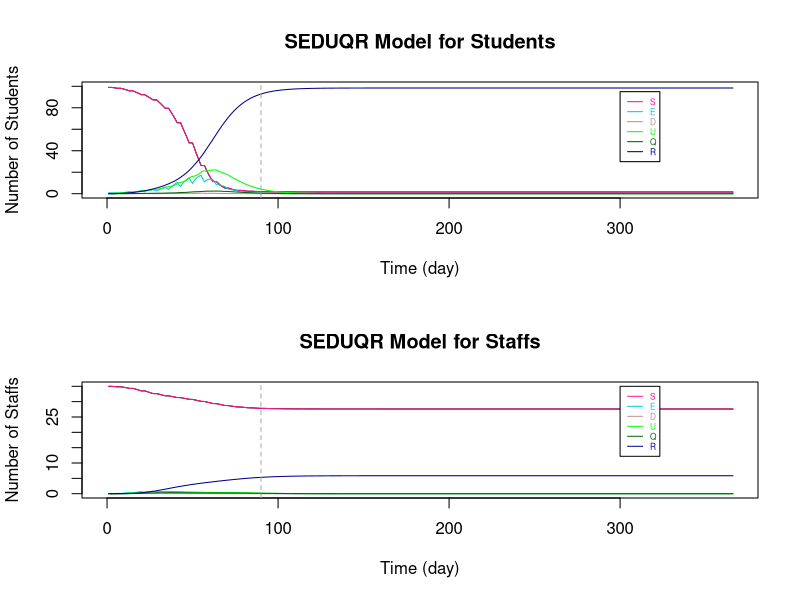

Source code (R):
###################################################################################################################

# Parameters
Ta = matrix(c(0.64,1), nrow = 2) # transmissibility of student and staff
Ca = matrix(c(0.79,1), nrow = 1)  # susceptibility of student and staff
tau = c(0.54, 0.54/2)  # individual transmission rate within and outside the bubble
# set p: the transmission rate: 
p1 = Ta %*% Ca
# p = (student-student same bubble, student-student different, staff-student, student-staff, staff-staff both teaching same or different bubbles)
p = c(p1[1,1]*tau[1], p1[1,1]*tau[2], p1[2,1]*tau[2], p1[1,2]*tau[2], p1[2,2]*tau[2]) #RHO

a = 0.2  # ALPHA: rate from latent to infection
d = c(0.1,0.3) # d:probability of an infection is detectable/symptomatic for student and staff
e = 0.1656 # EPSILON: the relative transmission for undetectable compared to detectable
o = 0.75  # THETA: rate of getting quanrantined 
y = 0.1 # GAMMA:recovery rate (differ by age and compartments)

r.values = c(9,3,10,3,3)  # r:contact r people (should be changing with time), in the same order as p (RHO)

T = 366
N = 10 # student number in each bubble


###################################################################################################################

# Define dataframe - students bubbles 1-10 and total staff
# Define array 
B <- matrix(rep(0), T, 7)
A <- array(rep(B), dim = c(T, 7, 11))

A[,1,] <- 10 #  S
A[,7,] <- 10 #  N
A[,1,11] <- 30  # 30 staffs are S initially
A[,7,11] <- 55 #  55 staffs in total (20 of them work from home)
A[1,,1] <- c(9,1,0,0,0,0,10)   # initials

dimnames(A) <- list(1:T, c("S","E","D","U","Q","R","N"), c(sprintf("B%d", 1:10),"Staff"))  # name the array

head(A)
da_epsilon2 <- as.data.frame(A)

###################################################################################################################

# Set initials
S <- matrix(rep(0), T+1, 10)
E <- matrix(rep(0), T+1, 10)
D <- matrix(rep(0), T+1, 10)
U <- matrix(rep(0), T+1, 10)
Q <- matrix(rep(0), T+1, 10)
R <- matrix(rep(0), T+1, 10)
r <- matrix(rep(0), T+1, 10)

S.Staff=S1=S2=S3=S4=S5=S6=S
E.Staff=E1=E2=E3=E4=E5=E6=E
D.Staff=D1=D2=D3=D4=D5=D6=D
U.Staff=U1=U2=U3=U4=U5=U6=U
Q.Staff=Q1=Q2=Q3=Q4=Q5=Q6=Q
R.Staff=R1=R2=R3=R4=R5=R6=R
r1=r2=r3=r4=r5=r

S5.diff=S2.diff=S
E5.diff=E2.diff=E
D5.diff=D2.diff=D
U5.diff=U2.diff=U
R5.diff=R2.diff=R
r5.diff=r2.diff=r

S.Staff.change = S.Staff

# Staff replacement
Staff.School = S.Staff  
Staff.rp = S.Staff  

# Tutorial Group
S.Std_Std = S
S.Std1=S.Std2=S
S.Stf=E.Stf=D.Stf=U.Stf=Q.Stf=R.Stf=S


###################################################################################################################
# The Symbols for the Dynamic system 

# STUDENTS
# S, E, D, U, Q, R : (without subscript of numbers) TOTAL number of students in each compartment (for an individual bubble)

# S1, E1, D1, U1, Q1, R1: TOTAL number of students in each compartments with ONLY the intractions WITHIN bubbles (for an individual bubble)

# S2.diff, E2.diff, D2.diff, U2.diff, R2.diff : TOTAL number of students that are not in the specified bubble (for an individual bubble)

# S2, E2, D2, U2, Q2, R2: CHANGE of number of students in each compartments by BETWEEN-BUBBLES interactions (for an individual bubble)

# S3, E3, D3, U3, Q3, R3 : CHANGE of number of students in each compartments by their teaching staffs (for an individual bubble)

# STAFFS
# S.Staff, E.Staff, D.Staff, U.Staff, Q.Staff, R.Staff : (without subscript of numbers) TOTAL number of STAFF in each compartment (for those teaching an individual bubble)

# S4, E4, D4, U4, Q4, R4: CHANGE of number of staffs in each compartments by the students they teach (for those teaching an individual bubble)

# S5.diff, E5.diff, D5.diff, U5.diff, R5.diff : TOTAL number of staffs that are not teaching the specified bubble (for those teaching an individual bubble)

# S5, E5, D5, U5, Q5, R5 : CHANGE of number of staffs in each compartments by staffs teaching other bubbles (for those teaching an individual bubble)

# S6, E6, D6, U6, Q6, R6 : CHANGE of number of staffs in each compartments by the staffs teaching the same bubble (for those teaching an individual bubble)

# r are the number of sesceptible contacts that an infection case would contact (vary with situations)

# Staff.School : the number of staff at school of teaching each bubble

# Staff.rp : the number of staff that can come to teach the bubble that were working from home

# TUTOR GROUP

# S.Std_Std : CHANGE of number of student in tutor group by infections within tutor group

# S.Std1 : CHANGE of number of student in bubble j by infections within tutor group

# S.Std2 : CHANGE of number of student in bubble j by infections from the tutor

# S.Stf, E.Stf, D.Stf, U.Stf, Q.Stf, R.Stf : Total number of tutors being infected in tutor group j

###################################################################################################################

# i : time step start from 1 
# j : bubble number 1 to 10

for (i in 1:T){
  for (j in 1:10){  
    
    ###### For STUDENTS
    
    # initals
    S[1,j] =  da_epsilon2[1,paste("S.B", j, sep = "")]
    E[1,j] =  da_epsilon2[1,paste("E.B", j, sep = "")]
    D[1,j] =  da_epsilon2[1,paste("D.B", j, sep = "")]
    U[1,j] =  da_epsilon2[1,paste("U.B", j, sep = "")]
    Q[1,j] =  da_epsilon2[1,paste("Q.B", j, sep = "")]
    R[1,j] =  da_epsilon2[1,paste("R.B", j, sep = "")]
    
    # STUDENT to STUDENT in the SAME BUBBLE
    S1[1,j] =  da_epsilon2[1,paste("S.B", j, sep = "")]
    E1[1,j] =  da_epsilon2[1,paste("E.B", j, sep = "")]
    D1[1,j] =  da_epsilon2[1,paste("D.B", j, sep = "")]
    U1[1,j] =  da_epsilon2[1,paste("U.B", j, sep = "")]
    Q1[1,j] =  da_epsilon2[1,paste("Q.B", j, sep = "")]
    R1[1,j] =  da_epsilon2[1,paste("R.B", j, sep = "")]
    r1[1,j] =  S[1,j]  # number of contact depends on how many S in the bubble
    
    # This formula comes from the dynamic equations (in powerpoint slide 4)
    S1[i+1,j] = S[i,j] - r1[i,j]*p[1]*(D[i,j]+e*U[i,j])
    E1[i+1,j] = E[i,j] + r1[i,j]*p[1]*(D[i,j]+e*U[i,j]) - a*E[i,j]
    D1[i+1,j] = D[i,j] + a*d[1]*E[i,j] - o*D[i,j]
    U1[i+1,j] = U[i,j] + a*(1-d[1])*E[i,j] - y*U[i,j]
    Q1[i+1,j] = Q[i,j] + o*D[i,j] - y*Q[i,j]
    R1[i+1,j] = R[i,j] + y*(Q[i,j]+U[i,j])
    r1[i+1,j] = S[i,j] 
    
    
    # STUDENT to STUDENT in DIFFERENT BUBBLES #
    # number of contact for each individual in bubble j to students in other bubbles
    r2.diff[1,j] =  3  # each student in j contact 3 students in other bubbles
    r2.diff[i+1,j] = r2.diff[i,j]    
    # the total number of contacts of the students in bubble j
    m = round(r2.diff[i,j]*(S[i,j]))  # only Susceptible individuals in j might be infected by students in other bubbles
    
    # inital values of total number of students at school not in bubble j
    # (only S,E,D,U are at school, currently not considered recovery come back to school yet)
    S2.diff[1,j] = 90
    E2.diff[1,j] = 0
    D2.diff[1,j] = 0
    U2.diff[1,j] = 0
    R2.diff[1,j] = 0
    
    # Subset for S,E,D,U compartments of all bubbles 
    all.S = (c(1:ncol(da_epsilon2)) %% 7) == 1
    all.E = (c(1:ncol(da_epsilon2)) %% 7) == 2
    all.D = (c(1:ncol(da_epsilon2)) %% 7) == 3
    all.U = (c(1:ncol(da_epsilon2)) %% 7) == 4
    all.R = (c(1:ncol(da_epsilon2)) %% 7) == 6
    
    #total number of students at school not in bubble j (and not staff: the reason of removing the last column)
    # The number of S, E, D, U at time i, different to bubble j
    S2.diff[i,j] = round(sum((da_epsilon2[i,(all.S)][,-j])[,c(1:ncol(da_epsilon2[i,(all.S)][,-j])-1)]))
    E2.diff[i,j] = round(sum((da_epsilon2[i,(all.E)][,-j])[,c(1:ncol(da_epsilon2[i,(all.E)][,-j])-1)]))
    D2.diff[i,j] = round(sum((da_epsilon2[i,(all.D)][,-j])[,c(1:ncol(da_epsilon2[i,(all.D)][,-j])-1)]))
    U2.diff[i,j] = round(sum((da_epsilon2[i,(all.U)][,-j])[,c(1:ncol(da_epsilon2[i,(all.U)][,-j])-1)]))
    R2.diff[i,j] = round(sum((da_epsilon2[i,(all.R)][,-j])[,c(1:ncol(da_epsilon2[i,(all.R)][,-j])-1)]))
    
    # make a list of S, E, D, U not in bubble j (the times of repeat is the number of students in each compartment)
    list = c(rep("S", S2.diff[i,j]), rep("E", E2.diff[i,j]), rep("D", D2.diff[i,j]), rep("U", U2.diff[i,j]), rep("R", R2.diff[i,j]))
    
    #count the number of S,E,D,U that students in j contacted to
    # " sample(list, m, replace = TRUE) ": Randomly select m from list
    set.seed(123)
    countS = sum((sample(list, m, replace = TRUE))=="S") # for students in bubble j: the number of contact outside bubble j are S
    countE = sum((sample(list, m, replace = TRUE))=="E") # for students in bubble j: the number of contact outside bubble j are E
    countD = sum((sample(list, m, replace = TRUE))=="D") # for students in bubble j: the number of contact outside bubble j are D
    countU = sum((sample(list, m, replace = TRUE))=="U") # for students in bubble j: the number of contact outside bubble j are U
    countR = sum((sample(list, m, replace = TRUE))=="R") # for students in bubble j: the number of contact outside bubble j are R
    
    
    # The number of change in S and E compartments by interactions from other bubbles to bubbles j (only the partial effect)
    # initial (no intractions between bubbles at time 1)
    S2[1,j] = 0
    E2[1,j] = 0
    
    # The change in S and E for bubble j only depends on the number of:
    # 1. (   susceptible students in bubble j: r1[i,j] = S[i,j]   ) and 
    # 2. (   number of detectable/symtomatic and undetectable/asymtomatic that are contacted in other bubbles: countD+e*countU   
    #                                                        -- e is because the effectiveness on D and U in infection rate are different)
    S2[i+1,j] = -p[2]*(countD+e*countU)  # Only the change because of other bubbles
    E2[i+1,j] = p[2]*(countD+e*countU)  # Only the change because of other bubbles, so those Es goes into D/U compartments are included in E1
    
    
    # STAFF to STUDENTs they teach 
    # initial - there is no change of S and E initially
    S3[1,j] = 0
    E3[1,j] = 0
    r3[1,j] = r.values[3]
    
    # The change in S and E for bubble j depends on the number of D and U of staffs
    S3[i+1,j] = - r1[i,j]*p[3]*(D.Staff[i,j]+e*U.Staff[i,j])
    E3[i+1,j] = r1[i,j]*p[3]*(D.Staff[i,j]+e*U.Staff[i,j])   
    r3[i+1,j] =  S[i,j]
    
    
    
    ### TUTOR GROUP
    
    # STUDENTs TO STUDENTs in the same tutorial group
    
    # A tutor group contains 2 bubbles of students and a staff that is not teaching the bubbles
    # With the tutor meeting of 15mins and a typical school day of 6 hours, the time length of contact is 1/24 of that in a bubble
    # initial (S.Std_Std is the change of S in tutor group j with students in both bubble j and 11-j)
    S.Std_Std[1,] = c(rep(0,10))  # S.Std_Std : total change of students in tutor group
    S.Std1[1,] = c(rep(0,10))
    
    
    # The change of S for tutor group j with students in both bubble j and 11-j
    if (j <= 5){ # 5 tutor groups in total
      S.Std_Std[i+1,j] = - (S[i,j]+S[i,11-j])*p[1]*((D[i,j]+e*U[i,j])+(D[i,11-j]+e*U[i,11-j]))*1/24
      
      # As the change is less than 0.5, separate the new cases of infections according to the percentage of S in each bubble
      if (S[i,j]+S[i,11-j] > 0){
        S.Std1[i+1,j] = S.Std_Std[i+1,j]*S[i,j]/(S[i,j]+S[i,11-j])  # S.Std1 : total change of students in  bubble j by having tutor group
        S.Std1[i+1,11-j] = S.Std_Std[i+1,j]*S[i,11-j]/(S[i,j]+S[i,11-j])
      }
      
      else{
        S.Std1[i+1,j] = 0
        S.Std1[i+1,11-j] = 0
      }
    }
    
    else{ # avoid to count the infections twice
    }
    
    
    # STAFF TO STUDENTs in the same tutorial group
    
    # There is only 1 staff for each tutor group
    # S.Std2 : the change of studnets in bubble j by infections from the tutor
    # initial - there is no change of S and E initially
    S.Std2[1,] = c(rep(0,10)) 
    
    # The change of S for tutor group j with students in both bubble j and 11-j
    if (j <= 5){ # 5 tutor groups in total
      if (S[i,j]+S[i,11-j] > 0){
        S.Std2[i+1,j] = - ((S[i,j]+S[i,11-j])*p[3]*(D.Stf[i,j]+e*U.Stf[i,j])*1/24)*(S[i,j]/(S[i,j]+S[i,11-j]))
        S.Std2[i+1,11-j] = - ((S[i,j]+S[i,11-j])*p[3]*(D.Stf[i,j]+e*U.Stf[i,j])*1/24)*(S[i,11-j]/(S[i,j]+S[i,11-j]))
      }
      
      else{
        S.Std2[i+1,j] = 0
        S.Std2[i+1,11-j] = 0
      }
    }
    
    else{ # avoid to count the infections twice
    }
    
    
    
    # TOTAL on STUDNETS 
    if (S1[i+1,j] + S2[i+1,j] + S3[i+1,j] + S.Std1[i+1,j] + S.Std2[i+1,j] >= 0){   # The total number of S has to be >= 0
      S[i+1,j] = S1[i+1,j] + S2[i+1,j] + S3[i+1,j] + S.Std1[i+1,j] + S.Std2[i+1,j]
      E[i+1,j] = E1[i+1,j] + E2[i+1,j] + E3[i+1,j] - S.Std1[i+1,j] - S.Std2[i+1,j]
    }
    else {  # If not, S = 0, 
      #         E = previous (time step) amout of E - the same amount of students reduced in S compartment - those move to the next compartments
      S[i+1,j] = 0
      E[i+1,j] = E[i,j] - (S[i+1,j]-S[i,j]) - a*E[i,j]
    }
    
    D[i+1,j] = D1[i+1,j]
    U[i+1,j] = U1[i+1,j]
    Q[i+1,j] = Q1[i+1,j]
    R[i+1,j] = R1[i+1,j]
    
    
    ###### For STAFF
    
    # Assume there are 55 staffs in total, initially 30 of them teach students. 
    # The overall effect on STAFF (stdent -> staff  &   staff -> staff in same / different bubble)
    
    # initials
    S.Staff[1,] =  3
    E.Staff[1,] =  0
    D.Staff[1,] =  0
    U.Staff[1,] =  0
    Q.Staff[1,] =  0
    R.Staff[1,] =  0
    
    # STUDENT to STAFF
    # initials
    S4[1,j] = 0
    r4[1,j] = r.values[4]  
    
    # Only S and E compartments will change directly by the infection cause by studnets (E3 = -S3)
    S4[i+1,j] = - r4[i]*p[4]*(D[i,j]+e*U[i,j])
    r4[i+1,j] = S.Staff[i,j]
    
    
    # STAFF to STAFF (teach same bubble)
    # initials
    S6[1,j] = 0
    
    # Only S and E compartments will change directly by the infection cause by staffs teach same bubble (E6 = -S6)
    S6[i+1,j] = - r4[i]*p[5]*(D.Staff[i,j]+e*U.Staff[i,j])
    
    
    # STAFF to STAFF (teach different bubbles)
    # number of contact for each individual staff teach bubble j to the staffs teach other bubbles
    r5.diff[1,j] =  3  # each staff teach j contact 3 staffs teach other bubbles
    r5.diff[i+1,j] = r5.diff[i,j]    
    # the total number of contacts of the students in bubble j
    m.Staff = round(r5.diff[i,j]*(S.Staff[i,j]))  # only Susceptible staffs in j might be infected 
    
    # inital values of total number of staff at school not teach bubble j
    # (only S,E,D,U are at school, currently not considered recovery come back to school yet)
    S5.diff[1,] = 27
    E5.diff[1,] = 0
    D5.diff[1,] = 0
    U5.diff[1,] = 0
    R5.diff[1,] = 0
    
    # The number of S, E, D, U at time i, not teaching to bubble j
    S5.diff[i,j] = round(sum(S.Staff[i,])-S.Staff[i,j])
    E5.diff[i,j] = round(sum(E.Staff[i,])-E.Staff[i,j])
    D5.diff[i,j] = round(sum(D.Staff[i,])-D.Staff[i,j])
    U5.diff[i,j] = round(sum(U.Staff[i,])-U.Staff[i,j])
    R5.diff[i,j] = round(sum(R.Staff[i,])-R.Staff[i,j])
    
    # make a list of S, E, D, U not teach bubble j (the times of repeat is the number of staff in each compartment)
    list.Staff = c(rep("S", S5.diff[i,j]), rep("E", E5.diff[i,j]), rep("D", D5.diff[i,j]), rep("U", U5.diff[i,j]), rep("R", R5.diff[i,j]))
    
    #count the number of S,E,D,U that staffs teaching bubble j contacted to
    # " sample(list.Staff, m.Staff, replace = TRUE) ": Randomly select m.Staff from list
    set.seed(123)
    count.StaffS = sum((sample(list.Staff, m.Staff, replace = TRUE))=="S") # for students in bubble j: the number of contact outside bubble j are S
    count.StaffE = sum((sample(list.Staff, m.Staff, replace = TRUE))=="E") # for students in bubble j: the number of contact outside bubble j are E
    count.StaffD = sum((sample(list.Staff, m.Staff, replace = TRUE))=="D") # for students in bubble j: the number of contact outside bubble j are D
    count.StaffU = sum((sample(list.Staff, m.Staff, replace = TRUE))=="U") # for students in bubble j: the number of contact outside bubble j are U
    count.StaffR = sum((sample(list.Staff, m.Staff, replace = TRUE))=="R") # for students in bubble j: the number of contact outside bubble j are R
    
    # The number of change in S and E compartments by staffs teach j and other staffs contacts
    # initial (no transmission at time 1)
    S5[1,j] = 0
    
    # The change in S and E for staffs teach bubble j only depends on the number of:
    # 1. (   susceptible staffs teach bubble j: r5[i,j] = S.Staff[i,j]   ) and 
    # 2. (   number of detectable/symtomatic and undetectable/asymtomatic staffs teach other bubbles: count.StaffD+e*count.StaffU
    #                                                        -- e is because the effectiveness on D and U in infection rate are different)
    S5[i+1,j] = - p[5]*(count.StaffD+e*count.StaffU)  # Only the change because of staff teach other bubbles
    # E5 = -S5
    
    
    # TUTOR GROUP
    
    # The STUDENTS in the tutor group to STAFF
    # Assume for tutor group 1-5, the tutor is not teaching any bubbles
    # There is no staff to replace tutor if he is infected, but he will work again when he has recovered
    # initial - there is no change of S and E initially
    S.Stf[1,] = c(rep(1,5), rep(0,5)) 
    E.Stf[1,] = D.Stf[1,] = U.Stf[1,] = Q.Stf[1,] = R.Stf[1,] = rep(0,10)
    
    
    # The total number of S for staff in tutor group j 
    if (j <= 5){ # 5 tutor groups in total
      if (S.Stf[i,j] > 0){
        S.Stf[i+1,j] = S.Stf[i,j] - S.Stf[i,j]*p[4]*((D[i,j]+e*U[i,j])+(D[i,11-j]+e*U[i,11-j]))*1/24
      }
      
      else{
        S.Stf[i+1,j] = 0
      }
    }
    
    else{ # avoid to count the infections twice
      S.Stf[i+1,j] = 0
    }
    
    E.Stf[i+1,j] = E.Stf[i,j] + (S.Stf[i+1,j] - S.Stf[i,j]) - a*E.Stf[i,j]
    D.Stf[i+1,j] = D.Stf[i,j] + a*d[1]*E.Stf[i,j] - o*D.Stf[i,j]
    U.Stf[i+1,j] = U.Stf[i,j] + a*(1-d[1])*E.Stf[i,j] - y*U.Stf[i,j]
    Q.Stf[i+1,j] = Q.Stf[i,j] + o*D.Stf[i,j] - y*Q.Stf[i,j]
    R.Stf[i+1,j] = R.Stf[i,j] + y*(Q.Stf[i,j]+U.Stf[i,j])
    
    
    # TOTAL on STAFF
    # the total change of staff
    
    S.Staff.change[1,j] = 0
    S.Staff.change[i+1,j] = -(S4[i+1,j] + S5[i+1,j] + S6[i+1,j])    
    
    # With larger number in each group, remove the overlapping cases of new infection by:
    # (There might be chance an individual staff is infected by both students he teach and other staff he contact with)
    # Here, use randomly choosing to reduce the overlapping change effect
    # # # count.StaffS_overlap = - round(S3[i+1,j] + S5[i+1,j] + S6[i+1,j]) # the infected cases/the change in S (with overlap)
    
    # This formula comes from the dynamic equations (in powerpoint slide 4)
    S.Staff[i+1,j] = S.Staff[i,j] - S.Staff.change[i+1,j]
    E.Staff[i+1,j] = E.Staff[i,j] + S.Staff.change[i+1,j] - a*E.Staff[i,j]
    D.Staff[i+1,j] = D.Staff[i,j] + a*d[2]*E.Staff[i,j] - o*D.Staff[i,j]
    U.Staff[i+1,j] = U.Staff[i,j] + a*(1-d[2])*E.Staff[i,j] - y*U.Staff[i,j]
    Q.Staff[i+1,j] = Q.Staff[i,j] + o*D.Staff[i,j] - y*Q.Staff[i,j]
    R.Staff[i+1,j] = R.Staff[i,j] + y*(Q.Staff[i,j]+U.Staff[i,j])
    
    
    # STAFF replacement (remove this part to see if there is no extra staff that teaching the same course)
    # We assume initially 30 out of 55 staffs are teaching bubbles and the other 20 staffs are working from home.
    # Assume each bubble has 3 teaching staff and 2 other staffs working from home that can teach the same course.
    # If one of the staff was teaching at school is isolated, a staff that is "teaching the same course" will come back to school and teach the bubble. (within 24h)
    # When an istolated staff is recovered, he will come back to school on the next day. (within 24h)
    # If that result in more than 3 staffs teaching the bubble, let some susceptible staffs to work from home.  
    # So, each bubble will have 3 teaching staffs until there are not enough staffs available.
    
    Staff.rp[1,j] = 2  # the staff can come to teach in the next day that are working from home
    Staff.School[1,j] = 3  # total number of staffs that are teaching the bubble
    Staff.School[i,j] = S.Staff[i,j] + E.Staff[i,j] + D.Staff[i,j] + U.Staff[i,j] + R.Staff[i,j]
    
    if (Staff.School[i,j] < 3) {  # if the number of staff teaching bubble j is less than 3
      
      if ((3 - Staff.School[i,j]) <= Staff.rp[i,j]) {  # if there are enough staff to come back and teach
        S.Staff[i+1,j] = S.Staff[i+1,j] + (3 - Staff.School[i,j])
        Staff.rp[i+1,j] = Staff.rp[i,j] - (3 - Staff.School[i,j])
      }
      
      else{  # if there is not enought staff to come back and teach
        S.Staff[i+1,j] = S.Staff[i+1,j] + Staff.rp[i,j]
        Staff.rp[i+1,j] = 0
      }
    }
    
    else{  
      if (round(Staff.School[i,j]) > 3) { # if after the staff combing back from isolation, there are more than 3 staffs teaching the bubble j
        S.Staff[i+1,j] = S.Staff[i+1,j] - (Staff.School[i,j] - 3)
        Staff.rp[i+1,j] = Staff.rp[i,j] + (Staff.School[i,j] - 3)
      } 
      
      else {# if there are 3 staffs teaching the bubble j
        S.Staff[i+1,j] = S.Staff[i+1,j]
        Staff.rp[i+1,j] = Staff.rp[i,j] 
      }
    }
    
    
    
    # The change on Weekends
    # There will not be new infections from 0 A.M. on Saturday till 0 A.M. on the following Monday
    
    offschool = c(seq(0,T,7)-1,seq(0,T,7)-0)
    
    if (!is.na(match(i, setdiff(0:T,offschool))) == TRUE){  #if time i is weekday
    }
    
    else{  #if time i is weekend
      S[i+1,j] = S[i,j]
      E[i+1,j] = E[i,j] - a*E[i,j]
      
      S.Staff[i+1,j] = S.Staff[i,j]
      E.Staff[i+1,j] = E.Staff[i,j] - a*E.Staff[i,j]
      
    }
    
    # Add the results of each time step i and each bubble j of each compartments to the dataframe da_epsilon2
    da_epsilon2[i,paste("S.B", j, sep = "")] <- S[i,j]
    da_epsilon2[i,paste("E.B", j, sep = "")] <- E[i,j]
    da_epsilon2[i,paste("D.B", j, sep = "")] <- D[i,j]
    da_epsilon2[i,paste("U.B", j, sep = "")] <- U[i,j]
    da_epsilon2[i,paste("Q.B", j, sep = "")] <- Q[i,j]
    da_epsilon2[i,paste("R.B", j, sep = "")] <- R[i,j]
    
    da_epsilon2[i,paste("S.", "Staff", sep = "")] <- sum(S.Staff[i,]) + sum(S.Stf[i,])
    da_epsilon2[i,paste("E.", "Staff", sep = "")] <- sum(E.Staff[i,]) + sum(E.Stf[i,])
    da_epsilon2[i,paste("D.", "Staff", sep = "")] <- sum(D.Staff[i,]) + sum(D.Stf[i,])
    da_epsilon2[i,paste("U.", "Staff", sep = "")] <- sum(U.Staff[i,]) + sum(U.Stf[i,])
    da_epsilon2[i,paste("Q.", "Staff", sep = "")] <- sum(Q.Staff[i,]) + sum(Q.Stf[i,])
    da_epsilon2[i,paste("R.", "Staff", sep = "")] <- sum(R.Staff[i,]) + sum(R.Stf[i,])
    
    # Sum up the total dynamic of students for all bubbles
    da_epsilon2$S.Student[i] <- sum(S[i,])
    da_epsilon2$E.Student[i] <- sum(E[i,])
    da_epsilon2$D.Student[i] <- sum(D[i,])
    da_epsilon2$U.Student[i] <- sum(U[i,])
    da_epsilon2$Q.Student[i] <- sum(Q[i,])
    da_epsilon2$R.Student[i] <- sum(R[i,])
    da_epsilon2$N.Student[i] <- 100
    
  }
}

# Add extra columns 
for (i in 1:T){
  
  # total number of Staffs working from home
  da_epsilon2$Staff.rp[i] <- sum(Staff.rp[i,])  
  
  # reproduction rate Rt
  da_epsilon2$Rt.Student[i] <- (da_epsilon2$E.Student[i+1] + da_epsilon2$D.Student[i+1] + da_epsilon2$U.Student[i+1] + da_epsilon2$Q.Student[i+1]) / 
    (da_epsilon2$E.Student[i] + da_epsilon2$D.Student[i] + da_epsilon2$U.Student[i] + da_epsilon2$Q.Student[i])
  
  da_epsilon2$Rt.Staff[i] <- (da_epsilon2$E.Staff[i+1] + da_epsilon2$D.Staff[i+1] + da_epsilon2$U.Staff[i+1] + da_epsilon2$Q.Staff[i+1]) / 
    (da_epsilon2$E.Staff[i] + da_epsilon2$D.Staff[i] + da_epsilon2$U.Staff[i] + da_epsilon2$Q.Staff[i])
}



###################################################################################################################
# Plot SEDUQR graphs
par(mfrow=c(2, 1), lwd=1)

# Students
X_lim <- seq(1,T,by=1)
plot(da_epsilon2$S.Student~X_lim, pch=15, col="black", main = "SEDUQR Model for Students", type = "l", xlab = "Time (day)", ylab = "Number of Students", xlim = c(0,T), ylim = c(0,100))

lines(da_epsilon2$S.Student, col="DeepPink", lty=1)
lines(da_epsilon2$E.Student, col="darkTurquoise", lty=1)
lines(da_epsilon2$D.Student, col="RosyBrown", lty=1)
lines(da_epsilon2$U.Student, col="green", lty=1)
lines(da_epsilon2$Q.Student, col="darkgreen", lty=1)
lines(da_epsilon2$R.Student, col="darkblue", lty=1)

legend(300, 95 ,c("S","E","D", "U", "Q", "R"),col=c("DeepPink","darkTurquoise","RosyBrown", "green", "darkgreen", "darkblue"),
       text.col=c("DeepPink","darkTurquoise","RosyBrown", "green", "darkgreen", "darkblue"),lty=c(1,1,1,1,1,1),
       cex=0.5)

abline(v=90,col="dark grey", lty=2)

# Staffs
X_lim <- seq(1,T,by=1)
plot(da_epsilon2$S.Staff~X_lim, pch=15, col="black", main = "SEDUQR Model for Staffs", type = "l", xlab = "Time (day)", ylab = "Number of Staffs", xlim = c(0,T), ylim = c(0,35))

lines(da_epsilon2$S.Staff, col="DeepPink", lty=1)
lines(da_epsilon2$E.Staff, col="darkTurquoise", lty=1)
lines(da_epsilon2$D.Staff, col="RosyBrown", lty=1)
lines(da_epsilon2$U.Staff, col="green", lty=1)
lines(da_epsilon2$Q.Staff, col="darkgreen", lty=1)
lines(da_epsilon2$R.Staff, col="darkblue", lty=1)

legend(300, 35,c("S","E","D", "U", "Q", "R"),col=c("DeepPink","darkTurquoise","RosyBrown", "green", "darkgreen", "darkblue"),
       text.col=c("DeepPink","darkTurquoise","RosyBrown", "green", "darkgreen", "darkblue"),lty=c(1,1,1,1,1,1),
       cex=0.5)

abline(v=90,col="dark grey", lty=2)

